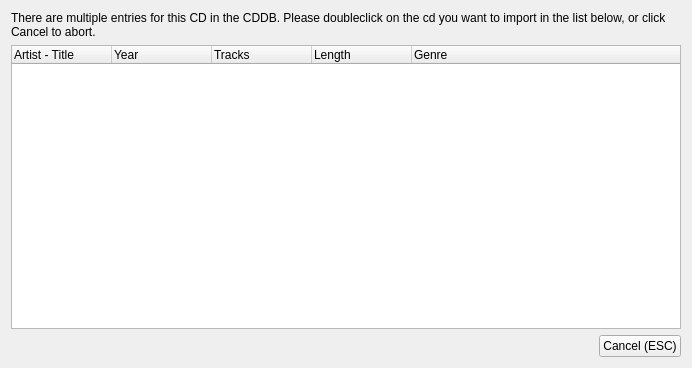
<?xml version="1.0" encoding="UTF-8"?>
<ui version="4.0">
 <class>CDDBSelect</class>
 <widget class="QDialog" name="CDDBSelect">
  <property name="geometry">
   <rect>
    <x>0</x>
    <y>0</y>
    <width>692</width>
    <height>368</height>
   </rect>
  </property>
  <property name="windowTitle">
   <string>Import from CDDB</string>
  </property>
  <layout class="QVBoxLayout" name="verticalLayout">
   <item>
    <widget class="QLabel" name="label">
     <property name="text">
      <string>There are multiple entries for this CD in the CDDB. Please doubleclick on the cd you want to import in the list below, or click Cancel to abort.</string>
     </property>
     <property name="wordWrap">
      <bool>true</bool>
     </property>
    </widget>
   </item>
   <item>
    <widget class="QTreeWidget" name="tracklist">
     <property name="showDropIndicator" stdset="0">
      <bool>false</bool>
     </property>
     <property name="alternatingRowColors">
      <bool>true</bool>
     </property>
     <property name="rootIsDecorated">
      <bool>false</bool>
     </property>
     <property name="expandsOnDoubleClick">
      <bool>false</bool>
     </property>
     <column>
      <property name="text">
       <string>Artist - Title</string>
      </property>
     </column>
     <column>
      <property name="text">
       <string>Year</string>
      </property>
     </column>
     <column>
      <property name="text">
       <string>Tracks</string>
      </property>
     </column>
     <column>
      <property name="text">
       <string>Length</string>
      </property>
     </column>
     <column>
      <property name="text">
       <string>Genre</string>
      </property>
     </column>
    </widget>
   </item>
   <item>
    <layout class="QHBoxLayout" name="horizontalLayout_5">
     <item>
      <spacer name="horizontalSpacer_3">
       <property name="orientation">
        <enum>Qt::Horizontal</enum>
       </property>
       <property name="sizeHint" stdset="0">
        <size>
         <width>40</width>
         <height>20</height>
        </size>
       </property>
      </spacer>
     </item>
     <item>
      <widget class="QPushButton" name="cancelButton">
       <property name="text">
        <string>Cancel (ESC)</string>
       </property>
       <property name="icon">
        <iconset resource="../../resources.qrc">
         <normaloff>:/icons/resources/cancel.png</normaloff>:/icons/resources/cancel.png</iconset>
       </property>
       <property name="autoDefault">
        <bool>false</bool>
       </property>
      </widget>
     </item>
    </layout>
   </item>
  </layout>
 </widget>
 <resources>
  <include location="../../resources.qrc"/>
 </resources>
 <connections/>
</ui>
